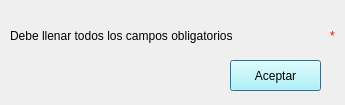
<?xml version="1.0" encoding="UTF-8"?>
<ui version="4.0">
 <class>Dialog</class>
 <widget class="QDialog" name="Dialog">
  <property name="geometry">
   <rect>
    <x>0</x>
    <y>0</y>
    <width>345</width>
    <height>105</height>
   </rect>
  </property>
  <property name="windowTitle">
   <string>Dialog</string>
  </property>
  <widget class="QLabel" name="label">
   <property name="geometry">
    <rect>
     <x>10</x>
     <y>20</y>
     <width>331</width>
     <height>31</height>
    </rect>
   </property>
   <property name="styleSheet">
    <string notr="true">font: 14pt &quot;Calibri&quot;;</string>
   </property>
   <property name="text">
    <string>Debe llenar todos los campos obligatorios</string>
   </property>
  </widget>
  <widget class="QPushButton" name="pushButton">
   <property name="geometry">
    <rect>
     <x>230</x>
     <y>60</y>
     <width>91</width>
     <height>31</height>
    </rect>
   </property>
   <property name="styleSheet">
    <string notr="true">font: 12pt &quot;Calibri&quot;;
background-color: rgb(170, 255, 255);</string>
   </property>
   <property name="text">
    <string>Aceptar</string>
   </property>
  </widget>
  <widget class="QLabel" name="label_2">
   <property name="geometry">
    <rect>
     <x>330</x>
     <y>20</y>
     <width>21</width>
     <height>31</height>
    </rect>
   </property>
   <property name="styleSheet">
    <string notr="true">font: 14pt &quot;Calibri&quot;;color: red;</string>
   </property>
   <property name="text">
    <string>*</string>
   </property>
  </widget>
 </widget>
 <resources/>
 <connections/>
</ui>
